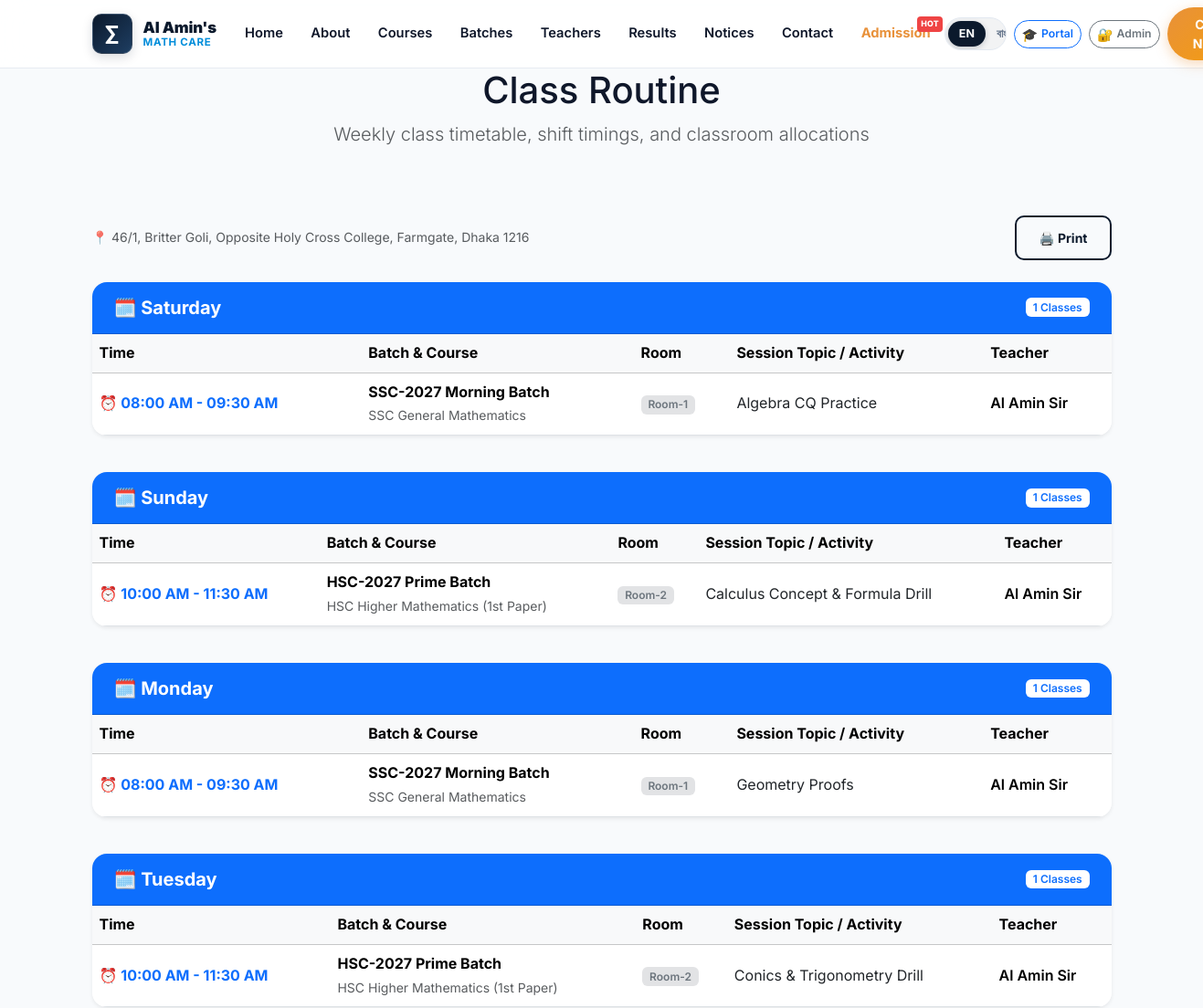
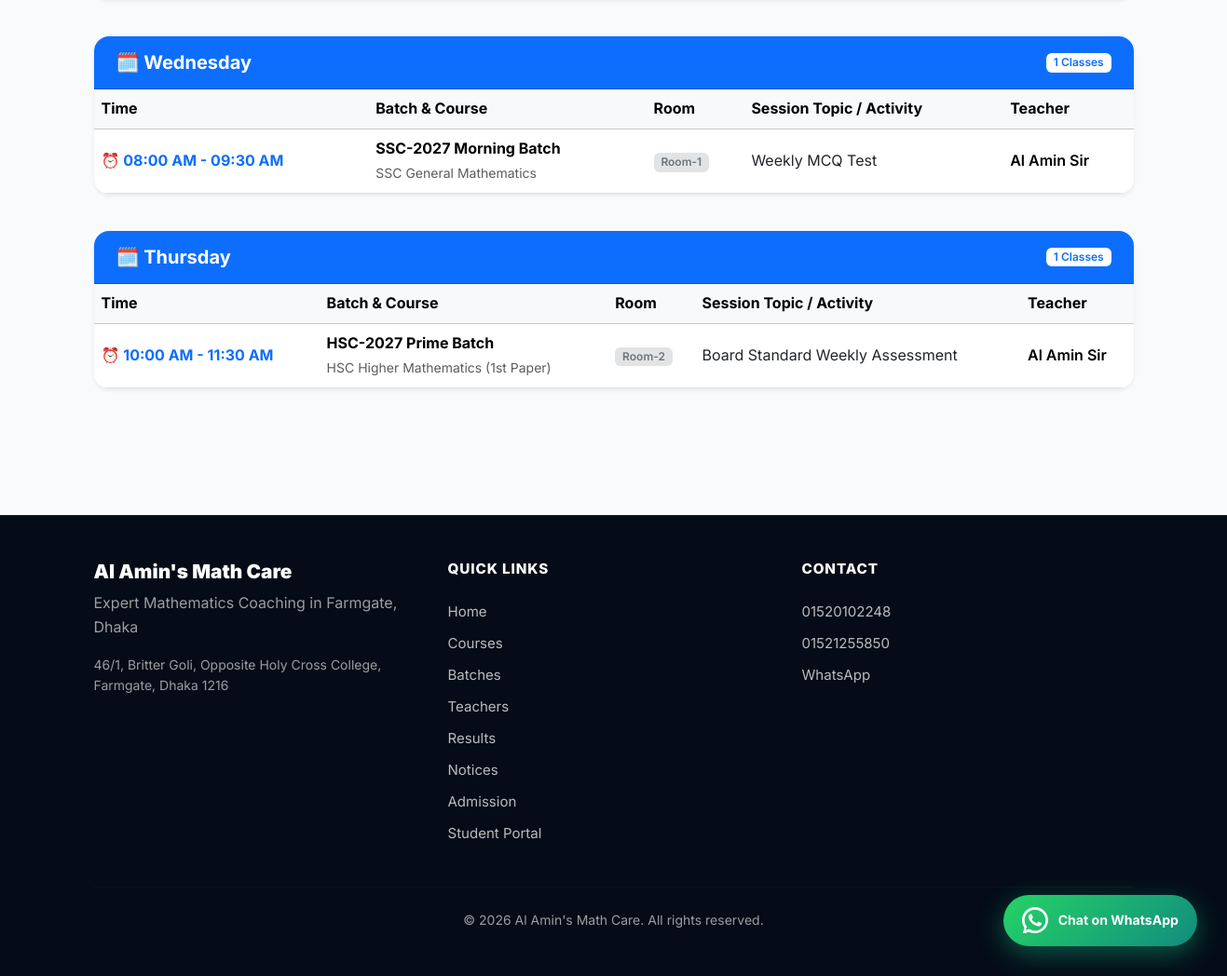
The app's page /routine.php with its own data (2 pictures, top to bottom).
### tables this page shows
CREATE TABLE IF NOT EXISTS `routines` (
  `id` INT UNSIGNED AUTO_INCREMENT PRIMARY KEY,
  `batch_id` INT UNSIGNED NOT NULL,
  `day_of_week` ENUM('Saturday', 'Sunday', 'Monday', 'Tuesday', 'Wednesday', 'Thursday', 'Friday') NOT NULL,
  `start_time` TIME NOT NULL,
  `end_time` TIME NOT NULL,
  `room_number` VARCHAR(30) DEFAULT 'Room-1',
  `notes` VARCHAR(255) DEFAULT NULL,
  `is_deleted` TINYINT(1) DEFAULT 0,
  FOREIGN KEY (`batch_id`) REFERENCES `batches`(`id`) ON DELETE CASCADE
);

CREATE TABLE IF NOT EXISTS `batches` (
  `id` INT UNSIGNED AUTO_INCREMENT PRIMARY KEY,
  `course_id` INT UNSIGNED NOT NULL,
  `branch_id` INT UNSIGNED NOT NULL,
  `teacher_id` INT UNSIGNED NOT NULL,
  `batch_name` VARCHAR(100) NOT NULL,
  `batch_name_bn` VARCHAR(100) DEFAULT NULL,
  `class_days` VARCHAR(100) NOT NULL,
  `start_time` TIME NOT NULL,
  `end_time` TIME NOT NULL,
  `start_date` DATE NOT NULL,
  `total_seats` SMALLINT UNSIGNED NOT NULL DEFAULT 30,
  `available_seats` SMALLINT UNSIGNED NOT NULL DEFAULT 30,
  `admission_status` ENUM('open', 'full', 'closed') DEFAULT 'open',
  `status` ENUM('upcoming', 'running', 'completed') DEFAULT 'upcoming',
  `is_deleted` TINYINT(1) DEFAULT 0,
  `created_at` TIMESTAMP DEFAULT CURRENT_TIMESTAMP,
  FOREIGN KEY (`course_id`) REFERENCES `courses`(`id`) ON DELETE CASCADE,
  FOREIGN KEY (`branch_id`) REFERENCES `branches`(`id`) ON DELETE CASCADE,
  FOREIGN KEY (`teacher_id`) REFERENCES `teachers`(`id`) ON DELETE RESTRICT
);

CREATE TABLE IF NOT EXISTS `courses` (
  `id` INT UNSIGNED AUTO_INCREMENT PRIMARY KEY,
  `slug` VARCHAR(150) NOT NULL UNIQUE,
  `title_en` VARCHAR(200) NOT NULL,
  `title_bn` VARCHAR(200) DEFAULT NULL,
  `class_level` VARCHAR(50) NOT NULL,
  `math_category` ENUM('general_math', 'higher_math_1st', 'higher_math_2nd', 'combined_higher_math', 'admission_engineering_math') NOT NULL DEFAULT 'general_math',
  `course_type` ENUM('regular', 'crash', 'model_test', 'special_care') DEFAULT 'regular',
  `duration` VARCHAR(50) DEFAULT NULL,
  `fee` DECIMAL(10,2) NOT NULL DEFAULT 0.00,
  `fee_display_en` VARCHAR(80) DEFAULT 'Contact us',
  `fee_display_bn` VARCHAR(80) DEFAULT 'যোগাযোগ করুন',
  `teacher_id` INT UNSIGNED DEFAULT NULL,
  `description_en` TEXT DEFAULT NULL,
  `description_bn` TEXT DEFAULT NULL,
  `is_popular` TINYINT(1) DEFAULT 0,
  `is_active` TINYINT(1) DEFAULT 1,
  `is_deleted` TINYINT(1) DEFAULT 0,
  `created_at` TIMESTAMP DEFAULT CURRENT_TIMESTAMP,
  FOREIGN KEY (`teacher_id`) REFERENCES `teachers`(`id`) ON DELETE SET NULL
);

### includes/i18n.php (called while the page is built, shortened)
<?php
function app_config(): array
{
    static $config = null;
    if ($config === null) {
        $config = require __DIR__ . '/../config/app.php';
    }
    return $config;
}
function current_locale(): string
{
    $config = app_config();
    $locale = $_GET['lang'] ?? $_COOKIE['site_lang'] ?? $_COOKIE['locale'] ?? $config['default_locale'];
    return $locale;
}
function load_translations(string $locale): array
{
    $file = __DIR__ . '/../lang/' . $locale . '.php';
    return require $file;
}
function init_i18n(): void
{
    $config = app_config();
    $locale = current_locale();
    $translations = load_translations($locale);
}
function __(string $key, array $replace = []): string
{
    global $translations, $locale;
    $text = $translations[$key] ?? $key;
    foreach ($replace as $search => $value) {
        $text = str_replace(':' . $search, (string) $value, $text);
    }
    return $text;
}
function get_current_lang(): string
{
    global $locale;
    return $locale ?? 'en';
}

### includes/helpers.php (called while the page is built, shortened)
<?php
function e(?string $value): string
{
    return htmlspecialchars($value ?? '', ENT_QUOTES | ENT_SUBSTITUTE, 'UTF-8');
}
function config_address(): string
{
    $locale = function_exists('get_current_lang') ? get_current_lang() : 'en';
    $config = app_config();
    return $locale === 'bn' ? $config['address_bn'] : $config['address_en'];
}
function config_tagline(): string
{
    $locale = function_exists('get_current_lang') ? get_current_lang() : 'en';
    $config = app_config();
    return $locale === 'bn' ? $config['site_tagline_bn'] : $config['site_tagline_en'];
}

### routine.php (the view, shortened to what this page needs)
<?php
require_once __DIR__ . '/includes/i18n.php';
require_once __DIR__ . '/includes/helpers.php';
try {
    $pdo = db();
    $routines = $pdo->query('
        SELECT r.*, b.batch_name, b.batch_name_bn, c.title_en as course_title_en, c.title_bn as course_title_bn
        FROM routines r
        JOIN batches b ON r.batch_id = b.id
        LEFT JOIN courses c ON b.course_id = c.id
        WHERE r.is_deleted = 0 AND b.is_deleted = 0
        ORDER BY FIELD(r.day_of_week, "Saturday", "Sunday", "Monday", "Tuesday", "Wednesday", "Thursday", "Friday"), r.start_time ASC
    ')->fetchAll();
} catch (Throwable $e) {
    $routines = [];
}
$days = ['Saturday', 'Sunday', 'Monday', 'Tuesday', 'Wednesday', 'Thursday', 'Friday'];
$grouped = [];
foreach ($days as $day) {
    $grouped[$day] = [];
}
foreach ($routines as $r) {
    $day = $r['day_of_week'];
    if (isset($grouped[$day])) {
        $grouped[$day][] = $r;
    }
}
$dayTranslations = [
    'Saturday'  => 'শনিবার',
    'Sunday'    => 'রবিবার',
    'Monday'    => 'সোমবার',
    'Tuesday'   => 'মঙ্গলবার',
    'Wednesday' => 'বুধবার',
    'Thursday'  => 'বৃহস্পতিবার',
    'Friday'    => 'শুক্রবার',
];
require __DIR__ . '/includes/header.php';
?>
<section class="page-hero">
    <div class="container text-center">
        <h1><?= e(__('page_routine_title')) ?></h1>
        <p class="text-muted mb-0 lead">
            <?= $locale === 'bn' ? 'সাপ্তাহিক ক্লাসের দিন, সময় ও রুম নম্বর' : 'Weekly class timetable, shift timings, and classroom allocations' ?>
        </p>
    </div>
</section>
<section class="section">
    <div class="container">
        <div class="d-flex justify-content-between align-items-center mb-4">
            <span class="text-muted small">
                📍 <?= e(config_address()) ?>
            </span>
            <button onclick="window.print()" class="btn btn-outline-custom btn-sm">
                🖨️ <?= e(__('btn_print')) ?>
            </button>
        </div>
        <div class="row g-4">
            <?php foreach ($days as $day):
                $daySchedule = $grouped[$day];
                if (empty($daySchedule)) continue;
                $dayLabel = $locale === 'bn' ? ($dayTranslations[$day] ?? $day) : $day;
            ?>
            <div class="col-12">
                <div class="card border-0 shadow-sm rounded-4 overflow-hidden mb-3">
                    <div class="card-header bg-primary text-white py-3 px-4 d-flex justify-content-between align-items-center">
                        <h2 class="h5 mb-0 fw-bold">🗓️ <?= e($dayLabel) ?></h2>
                        <span class="badge bg-white text-primary fw-semibold"><?= count($daySchedule) ?> <?= $locale === 'bn' ? 'টি ক্লাস' : 'Classes' ?></span>
                    </div>
                    <div class="table-responsive">
                        <table class="table table-hover align-middle mb-0">
                            <thead class="table-light">
                                <tr>
                                    <th><?= $locale === 'bn' ? 'ক্লাসের সময়' : 'Time' ?></th>
                                    <th><?= $locale === 'bn' ? 'ব্যাচ ও কোর্স' : 'Batch & Course' ?></th>
                                    <th><?= $locale === 'bn' ? 'রুম' : 'Room' ?></th>
                                    <th><?= $locale === 'bn' ? 'বিষয় / টপিক' : 'Session Topic / Activity' ?></th>
                                    <th><?= $locale === 'bn' ? 'শিক্ষক' : 'Teacher' ?></th>
                                </tr>
                            </thead>
                            <tbody>
                                <?php foreach ($daySchedule as $item):
                                    $batchName = $locale === 'bn' && !empty($item['batch_name_bn']) ? $item['batch_name_bn'] : $item['batch_name'];
                                    $courseName = $locale === 'bn' && !empty($item['course_title_bn']) ? $item['course_title_bn'] : ($item['course_title_en'] ?? '');
                                ?>
                                <tr>
                                    <td class="fw-bold text-primary" style="white-space: nowrap;">
                                        ⏰ <?= date('h:i A', strtotime($item['start_time'])) ?> - <?= date('h:i A', strtotime($item['end_time'])) ?>
                                    </td>
                                    <td>
                                        <div class="fw-bold"><?= e($batchName) ?></div>
                                        <small class="text-muted"><?= e($courseName) ?></small>
                                    </td>
                                    <td>
                                        <span class="badge bg-secondary-subtle text-secondary fw-semibold">
                                            <?= e($item['room_number'] ?: 'Room-1') ?>
                                        </span>
                                    </td>
                                    <td>
                                        <span class="text-dark"><?= e($item['notes'] ?: 'Mathematics Core Lesson') ?></span>
                                    </td>
                                    <td>
                                        <span class="fw-semibold"><?= e($config['head_teacher']) ?></span>
                                    </td>
                                </tr>
                                <?php endforeach; ?>
                            </tbody>
                        </table>
                    </div>
                </div>
            </div>
            <?php endforeach; ?>
        </div>
    </div>
</section>
<?php require __DIR__ . '/includes/footer.php'; ?>

### assets/css/main.css (style rules this page uses)
:root { --primary: #0b192c; --primary-dark: #050c17; --primary-light: #1e3e62; --primary-surface: #f0f4f9; --accent-cyan: #008dda; --accent-cyan-light: #41b06e; --accent-cyan-glow: rgba(0, 141, 218, 0.25); --accent-gold: #f59e0b; --accent-amber: #e8913a; --accent-hover: #d97706; --success: #10b981; --success-bg: #ecfdf5; --success-border: #a7f3d0; --success-text: #065f46; --urgent: #ef4444; --urgent-bg: #fef2f2; --urgent-border: #fecaca; --urgent-text: #991b1b; --bg: #f8fafc; --surface: #ffffff; --surface-glass: rgba(255, 255, 255, 0.85); --surface-glass-dark: rgba(11, 25, 44, 0.78); --border: #e2e8f0; --border-glass: rgba(255, 255, 255, 0.25); --border-hover: rgba(0, 141, 218, 0.35); --text: #0f172a; --text-muted: #64748b; --text-soft: #94a3b8; --shadow-sm: 0 2px 4px rgba(11, 25, 44, 0.04); --shadow-md: 0 6px 16px -2px rgba(11, 25, 44, 0.07), 0 2px 6px -1px rgba(11, 25, 44, 0.04); --shadow-lg: 0 14px 28px -4px rgba(11, 25, 44, 0.09), 0 8px 12px -3px rgba(11, 25, 44, 0.05); --shadow-hover: 0 22px 38px -6px rgba(11, 25, 44, 0.14), 0 12px 18px -4px rgba(0, 141, 218, 0.08); --shadow-glow-cyan: 0 0 25px rgba(0, 141, 218, 0.35); --shadow-glow-whatsapp: 0 8px 28px rgba(16, 185, 129, 0.45); --radius-sm: 10px; --radius-md: 16px; --radius-lg: 24px; --radius-pill: 9999px; --font-en: 'Inter', system-ui, -apple-system, sans-serif; --font-bn: 'Noto Sans Bengali', 'Inter', system-ui, sans-serif; --font: var(--font-en); }
*, *::before, *::after { box-sizing: border-box; }
html { scroll-behavior: smooth; -webkit-text-size-adjust: 100%; }
body { font-family: var(--font); color: var(--text); background-color: var(--bg); line-height: 1.62; padding-bottom: 84px; margin: 0; overflow-x: hidden; -webkit-font-smoothing: antialiased; -moz-osx-font-smoothing: grayscale; }
@media (min-width: 992px) { body { padding-bottom: 0; } }
.btn-outline-custom { border: 2px solid var(--primary); color: var(--primary); font-weight: 700; border-radius: var(--radius-sm); padding: 0.75rem 1.5rem; background: transparent; transition: all 0.25s ease; display: inline-flex; align-items: center; justify-content: center; gap: 0.5rem; }
.section { padding: 4.5rem 0; }

### records on screen
routines: start_time "08:00 AM", end_time "09:30 AM", batch.batch_name "SSC-2027 Morning Batch", courses.title_en "SSC General Mathematics", room_number "Room-1", notes "Algebra CQ Practice"
routines: start_time "10:00 AM", end_time "11:30 AM", batch.batch_name "HSC-2027 Prime Batch", courses.title_en "HSC Higher Mathematics (1st Paper)", room_number "Room-2", notes "Calculus Concept & Formula Drill"
routines: start_time "08:00 AM", end_time "09:30 AM", batch.batch_name "SSC-2027 Morning Batch", courses.title_en "SSC General Mathematics", room_number "Room-1", notes "Geometry Proofs"
routines: start_time "10:00 AM", end_time "11:30 AM", batch.batch_name "HSC-2027 Prime Batch", courses.title_en "HSC Higher Mathematics (1st Paper)", room_number "Room-2", notes "Conics & Trigonometry Drill"
routines: start_time "08:00 AM", end_time "09:30 AM", batch.batch_name "SSC-2027 Morning Batch", courses.title_en "SSC General Mathematics", room_number "Room-1", notes "Weekly MCQ Test"
routines: start_time "10:00 AM", end_time "11:30 AM", batch.batch_name "HSC-2027 Prime Batch", courses.title_en "HSC Higher Mathematics (1st Paper)", room_number "Room-2", notes "Board Standard Weekly Assessment"

### other values on screen
__('nav_home') "Home"
__('nav_about') "About"
__('nav_courses') "Courses"
__('nav_batches') "Batches"
__('nav_teachers') "Teachers"
__('nav_results') "Results"
__('nav_notices') "Notices"
__('nav_contact') "Contact"
__('nav_admission') "Admission"
__('page_routine_title') "Class Routine"
config_address() "46/1, Britter Goli, Opposite Holy Cross College, Farmgate, Dhaka 1216"
__('btn_print') "Print"
$dayLabel "Saturday"
count($daySchedule) "1"
$dayLabel "Sunday"
